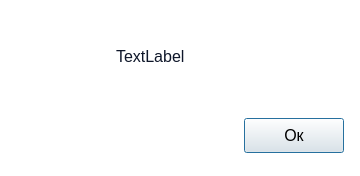
<?xml version="1.0" encoding="UTF-8"?>
<ui version="4.0">
 <class>Dialog</class>
 <widget class="QDialog" name="Dialog">
  <property name="geometry">
   <rect>
    <x>0</x>
    <y>0</y>
    <width>360</width>
    <height>176</height>
   </rect>
  </property>
  <property name="minimumSize">
   <size>
    <width>360</width>
    <height>176</height>
   </size>
  </property>
  <property name="maximumSize">
   <size>
    <width>16777215</width>
    <height>16777215</height>
   </size>
  </property>
  <property name="font">
   <font>
    <family>Segoe UI</family>
    <pointsize>12</pointsize>
   </font>
  </property>
  <property name="windowTitle">
   <string>Dialog</string>
  </property>
  <property name="styleSheet">
   <string notr="true">QDialog {
    background-color: #FFFFFF;    /* Белый фон окна */
}

QLabel {
    color: #0F172A;   /* Акцентный цвет текста */
}

QFrame {
    background-color: #FFFFFF;
    border: none;
}</string>
  </property>
  <property name="modal">
   <bool>false</bool>
  </property>
  <layout class="QVBoxLayout" name="verticalLayout">
   <property name="spacing">
    <number>24</number>
   </property>
   <property name="leftMargin">
    <number>16</number>
   </property>
   <property name="topMargin">
    <number>24</number>
   </property>
   <property name="rightMargin">
    <number>16</number>
   </property>
   <property name="bottomMargin">
    <number>16</number>
   </property>
   <item>
    <widget class="QFrame" name="message_frame">
     <property name="frameShape">
      <enum>QFrame::StyledPanel</enum>
     </property>
     <property name="frameShadow">
      <enum>QFrame::Raised</enum>
     </property>
     <layout class="QHBoxLayout" name="horizontalLayout">
      <property name="spacing">
       <number>36</number>
      </property>
      <property name="leftMargin">
       <number>0</number>
      </property>
      <property name="topMargin">
       <number>0</number>
      </property>
      <property name="rightMargin">
       <number>0</number>
      </property>
      <property name="bottomMargin">
       <number>0</number>
      </property>
      <item>
       <widget class="QLabel" name="message_icon_label">
        <property name="minimumSize">
         <size>
          <width>64</width>
          <height>64</height>
         </size>
        </property>
        <property name="maximumSize">
         <size>
          <width>64</width>
          <height>64</height>
         </size>
        </property>
        <property name="font">
         <font>
          <pointsize>12</pointsize>
         </font>
        </property>
        <property name="text">
         <string/>
        </property>
       </widget>
      </item>
      <item>
       <widget class="QFrame" name="text_frame">
        <property name="frameShape">
         <enum>QFrame::StyledPanel</enum>
        </property>
        <property name="frameShadow">
         <enum>QFrame::Raised</enum>
        </property>
        <layout class="QHBoxLayout" name="horizontalLayout_3">
         <property name="spacing">
          <number>0</number>
         </property>
         <property name="leftMargin">
          <number>0</number>
         </property>
         <property name="topMargin">
          <number>0</number>
         </property>
         <property name="bottomMargin">
          <number>0</number>
         </property>
         <item>
          <widget class="QLabel" name="message_text_label">
           <property name="sizePolicy">
            <sizepolicy hsizetype="Expanding" vsizetype="Preferred">
             <horstretch>0</horstretch>
             <verstretch>0</verstretch>
            </sizepolicy>
           </property>
           <property name="font">
            <font>
             <pointsize>12</pointsize>
            </font>
           </property>
           <property name="text">
            <string>TextLabel</string>
           </property>
           <property name="wordWrap">
            <bool>true</bool>
           </property>
          </widget>
         </item>
        </layout>
       </widget>
      </item>
     </layout>
    </widget>
   </item>
   <item>
    <widget class="QFrame" name="button_frame">
     <property name="frameShape">
      <enum>QFrame::StyledPanel</enum>
     </property>
     <property name="frameShadow">
      <enum>QFrame::Raised</enum>
     </property>
     <layout class="QHBoxLayout" name="horizontalLayout_2">
      <property name="spacing">
       <number>0</number>
      </property>
      <property name="leftMargin">
       <number>0</number>
      </property>
      <property name="topMargin">
       <number>0</number>
      </property>
      <property name="rightMargin">
       <number>0</number>
      </property>
      <property name="bottomMargin">
       <number>0</number>
      </property>
      <item>
       <spacer name="horizontalSpacer_2">
        <property name="orientation">
         <enum>Qt::Horizontal</enum>
        </property>
        <property name="sizeHint" stdset="0">
         <size>
          <width>225</width>
          <height>20</height>
         </size>
        </property>
       </spacer>
      </item>
      <item>
       <widget class="QPushButton" name="action_pushButton">
        <property name="sizePolicy">
         <sizepolicy hsizetype="Fixed" vsizetype="Fixed">
          <horstretch>0</horstretch>
          <verstretch>0</verstretch>
         </sizepolicy>
        </property>
        <property name="minimumSize">
         <size>
          <width>100</width>
          <height>35</height>
         </size>
        </property>
        <property name="font">
         <font>
          <pointsize>12</pointsize>
         </font>
        </property>
        <property name="text">
         <string>Ок</string>
        </property>
       </widget>
      </item>
     </layout>
    </widget>
   </item>
  </layout>
 </widget>
 <resources/>
 <connections/>
</ui>
